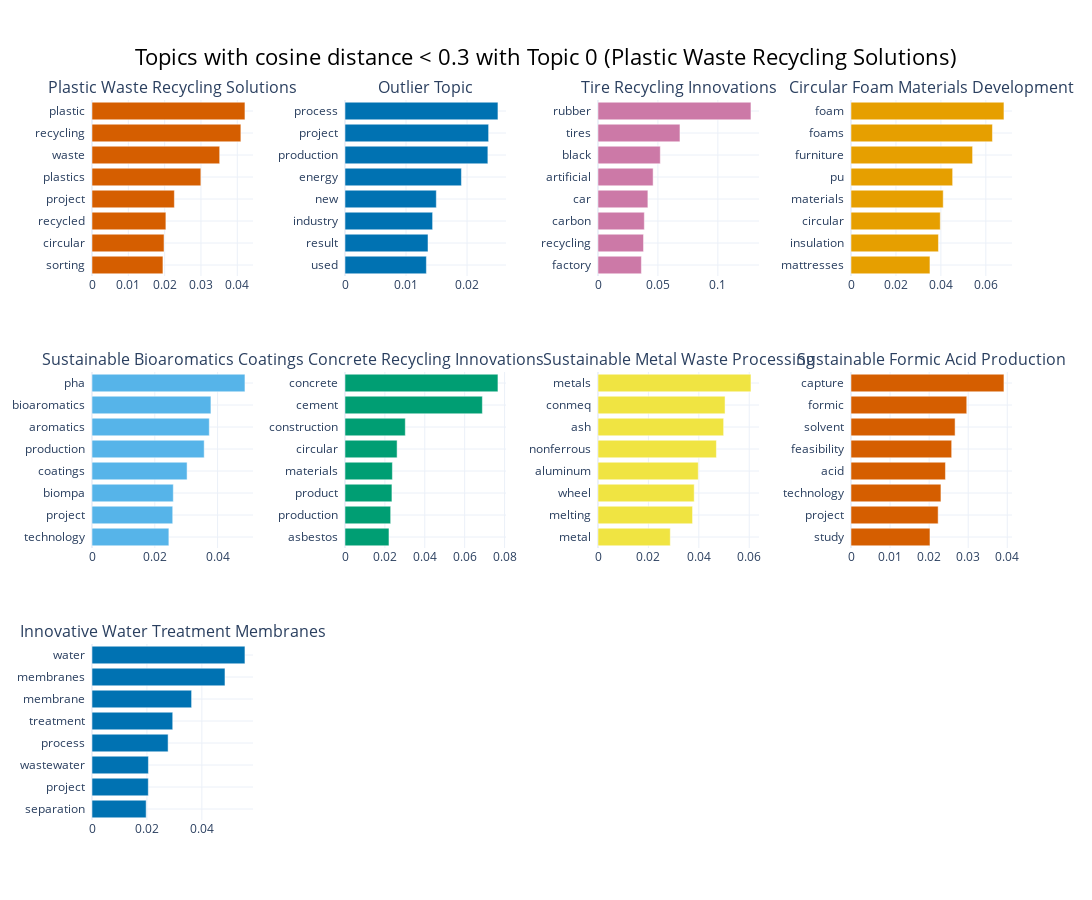

The notebook cell this image was saved under:
### Code cell
# show other topics that are closest related
closest_topics = topic_info[topic_info['distance'] < MIN_DISTANCE]['Topic']
title_barchart = f'Topics with cosine distance < {MIN_DISTANCE} with Topic {SELECTED_TOPIC_ID} ({SELECTED_TOPIC_NAME})'
topic_model.visualize_barchart(title=title_barchart, topics=closest_topics, n_words=15, custom_labels=True, width=450, height=300)

### Figure 1 — Plotly figure (JSON) as saved in the notebook; plotly's stock layout.template omitted (floating-point values rounded to 4 significant figures)
{"data": [{"marker": {"color": "#D55E00"}, "orientation": "h", "type": "bar", "x": [0.01953, 0.01983, 0.02034, 0.02267, 0.02996, 0.03515, 0.04098, 0.0421], "xaxis": "x", "y": ["sorting  ", "circular  ", "recycled  ", "project  ", "plastics  ", "waste  ", "recycling  ", "plastic  "], "yaxis": "y"}, {"marker": {"color": "#0072B2"}, "orientation": "h", "type": "bar", "x": [0.01334, 0.0136, 0.01435, 0.01496, 0.01908, 0.02341, 0.02353, 0.02506], "xaxis": "x2", "y": ["used  ", "result  ", "industry  ", "new  ", "energy  ", "production  ", "project  ", "process  "], "yaxis": "y2"}, {"marker": {"color": "#CC79A7"}, "orientation": "h", "type": "bar", "x": [0.0362, 0.03798, 0.03866, 0.04161, 0.04598, 0.05197, 0.06838, 0.1276], "xaxis": "x3", "y": ["factory  ", "recycling  ", "carbon  ", "car  ", "artificial  ", "black  ", "tires  ", "rubber  "], "yaxis": "y3"}, {"marker": {"color": "#E69F00"}, "orientation": "h", "type": "bar", "x": [0.03514, 0.03892, 0.03973, 0.04104, 0.04524, 0.05411, 0.06295, 0.06807], "xaxis": "x4", "y": ["mattresses  ", "insulation  ", "circular  ", "materials  ", "pu  ", "furniture  ", "foams  ", "foam  "], "yaxis": "y4"}, {"marker": {"color": "#56B4E9"}, "orientation": "h", "type": "bar", "x": [0.02448, 0.02571, 0.0259, 0.03028, 0.03573, 0.03736, 0.03787, 0.04871], "xaxis": "x5", "y": ["technology  ", "project  ", "biompa  ", "coatings  ", "production  ", "aromatics  ", "bioaromatics  ", "pha  "], "yaxis": "y5"}, {"marker": {"color": "#009E73"}, "orientation": "h", "type": "bar", "x": [0.02205, 0.0229, 0.02353, 0.02376, 0.02612, 0.03023, 0.06887, 0.07668], "xaxis": "x6", "y": ["asbestos  ", "production  ", "product  ", "materials  ", "circular  ", "construction  ", "cement  ", "concrete  "], "yaxis": "y6"}, {"marker": {"color": "#F0E442"}, "orientation": "h", "type": "bar", "x": [0.02868, 0.03751, 0.03817, 0.03978, 0.04698, 0.04984, 0.0504, 0.06068], "xaxis": "x7", "y": ["metal  ", "melting  ", "wheel  ", "aluminum  ", "nonferrous  ", "ash  ", "conmeq  ", "metals  "], "yaxis": "y7"}, {"marker": {"color": "#D55E00"}, "orientation": "h", "type": "bar", "x": [0.02022, 0.02231, 0.02302, 0.02418, 0.02578, 0.02665, 0.02963, 0.03916], "xaxis": "x8", "y": ["study  ", "project  ", "technology  ", "acid  ", "feasibility  ", "solvent  ", "formic  ", "capture  "], "yaxis": "y8"}, {"marker": {"color": "#0072B2"}, "orientation": "h", "type": "bar", "x": [0.01972, 0.0205, 0.02054, 0.02771, 0.02939, 0.03626, 0.04842, 0.05569], "xaxis": "x9", "y": ["separation  ", "project  ", "wastewater  ", "process  ", "treatment  ", "membrane  ", "membranes  ", "water  "], "yaxis": "y9"}], "layout": {"annotations": [{"font": {"size": 16}, "showarrow": false, "text": "Plastic Waste Recycling Solutions", "x": 0.0875, "xanchor": "center", "xref": "paper", "y": 1, "yanchor": "bottom", "yref": "paper"}, {"font": {"size": 16}, "showarrow": false, "text": "Outlier Topic", "x": 0.3625, "xanchor": "center", "xref": "paper", "y": 1, "yanchor": "bottom", "yref": "paper"}, {"font": {"size": 16}, "showarrow": false, "text": "Tire Recycling Innovations", "x": 0.6375, "xanchor": "center", "xref": "paper", "y": 1, "yanchor": "bottom", "yref": "paper"}, {"font": {"size": 16}, "showarrow": false, "text": "Circular Foam Materials Development", "x": 0.9125, "xanchor": "center", "xref": "paper", "y": 1, "yanchor": "bottom", "yref": "paper"}, {"font": {"size": 16}, "showarrow": false, "text": "Sustainable Bioaromatics Coatings", "x": 0.0875, "xanchor": "center", "xref": "paper", "y": 0.6222, "yanchor": "bottom", "yref": "paper"}, {"font": {"size": 16}, "showarrow": false, "text": "Concrete Recycling Innovations", "x": 0.3625, "xanchor": "center", "xref": "paper", "y": 0.6222, "yanchor": "bottom", "yref": "paper"}, {"font": {"size": 16}, "showarrow": false, "text": "Sustainable Metal Waste Processing", "x": 0.6375, "xanchor": "center", "xref": "paper", "y": 0.6222, "yanchor": "bottom", "yref": "paper"}, {"font": {"size": 16}, "showarrow": false, "text": "Sustainable Formic Acid Production", "x": 0.9125, "xanchor": "center", "xref": "paper", "y": 0.6222, "yanchor": "bottom", "yref": "paper"}, {"font": {"size": 16}, "showarrow": false, "text": "Innovative Water Treatment Membranes", "x": 0.0875, "xanchor": "center", "xref": "paper", "y": 0.2444, "yanchor": "bottom", "yref": "paper"}], "height": 900, "hoverlabel": {"bgcolor": "white", "font": {"family": "Rockwell", "size": 16}}, "showlegend": false, "title": {"font": {"color": "Black", "size": 22}, "text": "Topics with cosine distance < 0.3 with Topic 0 (Plastic Waste Recycling Solutions)", "x": 0.5, "xanchor": "center", "yanchor": "top"}, "width": 1800, "xaxis": {"anchor": "y", "domain": [0, 0.175], "showgrid": true}, "xaxis10": {"anchor": "y10", "domain": [0.275, 0.45], "showgrid": true}, "xaxis11": {"anchor": "y11", "domain": [0.55, 0.725], "showgrid": true}, "xaxis12": {"anchor": "y12", "domain": [0.825, 1], "showgrid": true}, "xaxis2": {"anchor": "y2", "domain": [0.275, 0.45], "showgrid": true}, "xaxis3": {"anchor": "y3", "domain": [0.55, 0.725], "showgrid": true}, "xaxis4": {"anchor": "y4", "domain": [0.825, 1], "showgrid": true}, "xaxis5": {"anchor": "y5", "domain": [0, 0.175], "showgrid": true}, "xaxis6": {"anchor": "y6", "domain": [0.275, 0.45], "showgrid": true}, "xaxis7": {"anchor": "y7", "domain": [0.55, 0.725], "showgrid": true}, "xaxis8": {"anchor": "y8", "domain": [0.825, 1], "showgrid": true}, "xaxis9": {"anchor": "y9", "domain": [0, 0.175], "showgrid": true}, "yaxis": {"anchor": "x", "domain": [0.7556, 1], "showgrid": true}, "yaxis10": {"anchor": "x10", "domain": [0, 0.2444], "showgrid": true}, "yaxis11": {"anchor": "x11", "domain": [0, 0.2444], "showgrid": true}, "yaxis12": {"anchor": "x12", "domain": [0, 0.2444], "showgrid": true}, "yaxis2": {"anchor": "x2", "domain": [0.7556, 1], "showgrid": true}, "yaxis3": {"anchor": "x3", "domain": [0.7556, 1], "showgrid": true}, "yaxis4": {"anchor": "x4", "domain": [0.7556, 1], "showgrid": true}, "yaxis5": {"anchor": "x5", "domain": [0.3778, 0.6222], "showgrid": true}, "yaxis6": {"anchor": "x6", "domain": [0.3778, 0.6222], "showgrid": true}, "yaxis7": {"anchor": "x7", "domain": [0.3778, 0.6222], "showgrid": true}, "yaxis8": {"anchor": "x8", "domain": [0.3778, 0.6222], "showgrid": true}, "yaxis9": {"anchor": "x9", "domain": [0, 0.2444], "showgrid": true}}}
